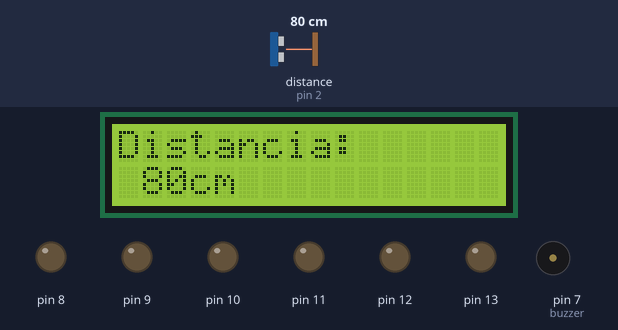
The sketch below on a simulated Arduino Uno, built with avr-gcc and run on an emulated ATmega328P. Parts: 16×2 character LCD, output pins drawn as LEDs (lit = HIGH), buzzer (waves = sounding). Wiring (inferred from the names in the program): ultrasonic range finder: trigger pin 3; echo pin 2. The inputs (shaded band) are chosen by the test bench; at power-on: distance to the obstacle (sensor on pin 2) 80 cm. The echo pulse lasts 58.3 µs per cm; pins used as bus, display or sensor lines are not drawn; what the sketch prints to the serial monitor is not drawn.

Above: at 1.2 s.
1.3 s: distance to the obstacle (sensor on pin 2) set to 2 cm
At 2.0 s:
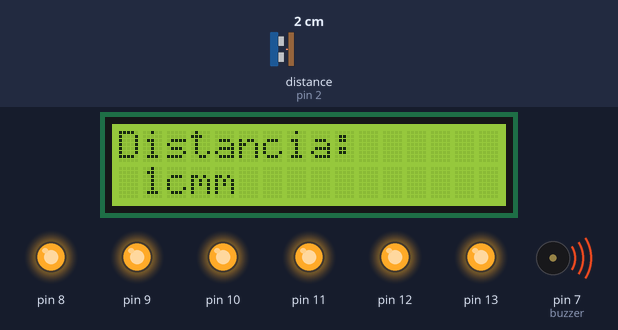
3.6 s: distance to the obstacle (sensor on pin 2) set to 8 cm
At 4.1 s:
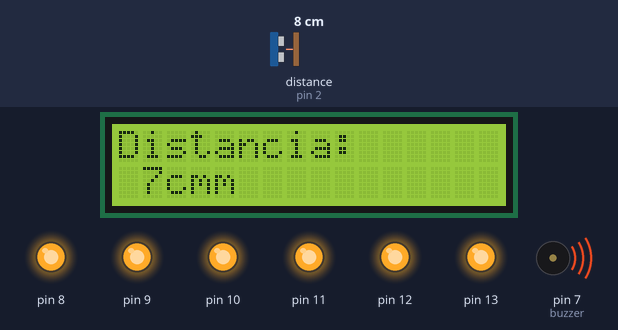
5.2 s: distance to the obstacle (sensor on pin 2) set to 10 cm
At 6.7 s:
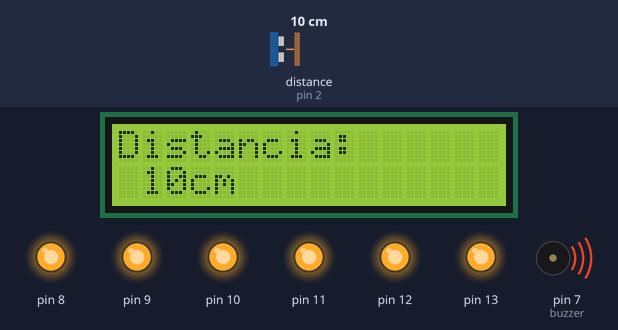
8.3 s: distance to the obstacle (sensor on pin 2) set to 35 cm
At 9.1 s:
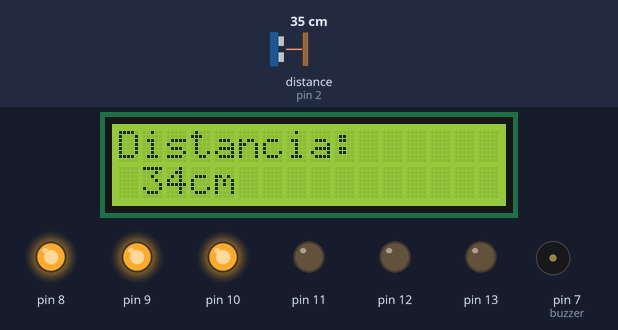
10.7 s: distance to the obstacle (sensor on pin 2) set to 18 cm
At 11.7 s:
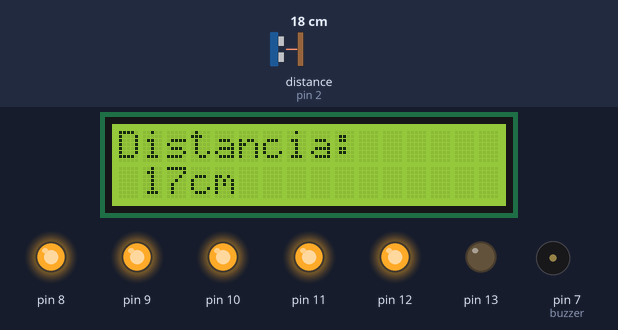
13.3 s: distance to the obstacle (sensor on pin 2) set to 23 cm
At 14.7 s:
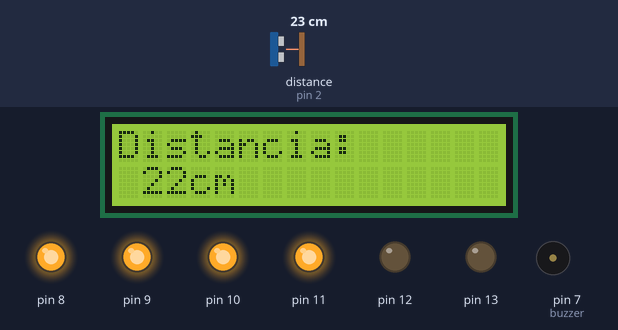
Timing chart, 0 to 17.3 s (numbered marks = the images above; inputs shaded):
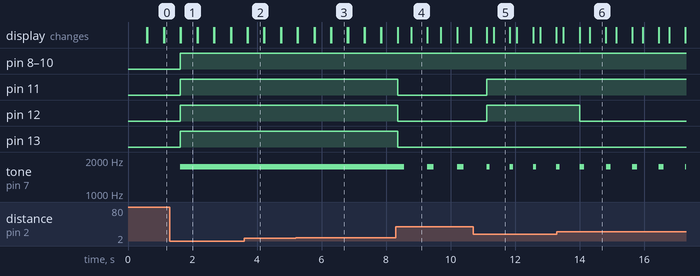

Measured:
- the behaviour switches between 9 and 10 cm on distance to the obstacle (sensor on pin 2) (found by bisection; images 2 and 3)
- after the input at 1.3 s, pin 8–13: LOW → HIGH after 0.33 s; tone on pin 7 (buzzer): silent → 1750 Hz after 0.33 s; the display: first differs from a run without the input after 0.34 s (image 1)
- after the input at 8.3 s, pin 11–13: HIGH → LOW after 0.06 s; tone on pin 7 (buzzer): alternates 1750 Hz for 0.20 s and silent for 0.72 s, starting after 0.26 s
- after the input at 10.7 s, pin 11, pin 12: LOW → HIGH after 0.42 s; the display: first differs from a run without the input after 0.64 s (image 5)
- after the input at 13.3 s, pin 12: HIGH → LOW after 0.70 s
- what the display in image 1 shows lasts 0.5 s, from 1.6 s to 2.1 s

The sketch:

sensor.ino
```cpp
/*******************************************************************************
 Projeto Sensor de Ré
*******************************************************************************/
#include <LiquidCrystal_I2C.h>
#include <Wire.h>

const int TRIG = 3, ECHO = 2, buzzer = 7;
unsigned int intervalo, distancia;

LiquidCrystal_I2C lcd(0x27, 16, 2);

void setup() {
  Serial.begin(9600);
  pinMode(TRIG,OUTPUT);
  pinMode(ECHO,INPUT);
  pinMode(buzzer,OUTPUT);
  pinMode(8,OUTPUT);
  pinMode(9,OUTPUT);
  pinMode(10,OUTPUT);
  pinMode(11,OUTPUT);
  pinMode(12,OUTPUT);
  pinMode(13,OUTPUT);

  lcd.init();
  lcd.backlight();
}

void loop() {
  lcd.display ();
  lcd.setCursor(0,0);
  lcd.print("Distancia: ");
  lcd.setCursor(1,1);
  lcd.print(distancia);
  lcd.print("cm");
  delay(500);
  lcd.noDisplay();
  distancia = sensor_distancia(TRIG,ECHO); // Chamada da função de leitura.
  if(distancia < 10){
      Serial.print("O obstáculo tá muito perto!! a: ");
      Serial.print(distancia);
      Serial.println("cm");
    }
    else if(distancia <= 20){
      Serial.print("O obstáculo tá chegando perto à: ");
      Serial.print(distancia);
      Serial.println("cm");
    }
    else if(distancia <=30){
      Serial.print("O obstáculo tá se aproximando à: ");
      Serial.print(distancia);
      Serial.println("cm");
    }
    else if(distancia <=40){
      Serial.print("O obstáculo ainda tá longe, à: ");
      Serial.print(distancia);
      Serial.println("cm");
    }
    else{
      Serial.print("tá beem longe: ");
      Serial.print(distancia);
      Serial.println("cm");
    }

  if (distancia <= 10) { // Condicional para leituras inferiores a 10cm.
    digitalWrite(13,HIGH);
    digitalWrite(12,HIGH);
    digitalWrite(11,HIGH);
    digitalWrite(10,HIGH);
    digitalWrite(9,HIGH);
    digitalWrite(8,HIGH);
    tone(buzzer, 1750);
  }
  else if (distancia > 60) { // Condicional para leituras superiores a 60cm.
      digitalWrite(13,LOW);
      digitalWrite(12,LOW);
      digitalWrite(11,LOW);
      digitalWrite(10,LOW);
      digitalWrite(9,LOW);
      digitalWrite(8,LOW);
      noTone(buzzer);
  }
  else { // Condicional para leitura intermediarias.
    if (distancia <= 20) {
      digitalWrite(13,LOW);
      digitalWrite(12,HIGH);
      digitalWrite(11,HIGH);
      digitalWrite(10,HIGH);
      digitalWrite(9,HIGH);
      digitalWrite(8,HIGH);
      intervalo = 100;
    }
    else if (distancia <= 30) {
      digitalWrite(13,LOW);
      digitalWrite(12,LOW);
      digitalWrite(11,HIGH);
      digitalWrite(10,HIGH);
      digitalWrite(9,HIGH);
      digitalWrite(8,HIGH);
      intervalo = 150;
    }
    else if (distancia <= 40) {
      digitalWrite(13,LOW);
      digitalWrite(12,LOW);
      digitalWrite(11,LOW);
      digitalWrite(10,HIGH);
      digitalWrite(9,HIGH);
      digitalWrite(8,HIGH);
      intervalo = 200;
    }
    else if (distancia <= 50) {
      digitalWrite(13,LOW);
      digitalWrite(12,LOW);
      digitalWrite(11,LOW);
      digitalWrite(10,LOW);
      digitalWrite(9,HIGH);
      digitalWrite(8,HIGH);
      intervalo = 250;
    }
    else if (distancia <= 60) {
      digitalWrite(13,LOW);
      digitalWrite(12,LOW);
      digitalWrite(11,LOW);
      digitalWrite(10,LOW);
      digitalWrite(9,LOW);
      digitalWrite(8,HIGH);
      intervalo = 300;
    }
    tone(buzzer,1750);
    delay(intervalo);
    noTone(buzzer);
    delay(intervalo);
  }
}

int sensor_distancia(int pinotrig,int pinoecho){ // Função para leitura do sensor
  digitalWrite(pinotrig,LOW);
  delayMicroseconds(2);
  digitalWrite(pinotrig,HIGH);
  delayMicroseconds(5);
  digitalWrite(pinotrig,LOW);

  return pulseIn(pinoecho,HIGH)/58;
}
```
